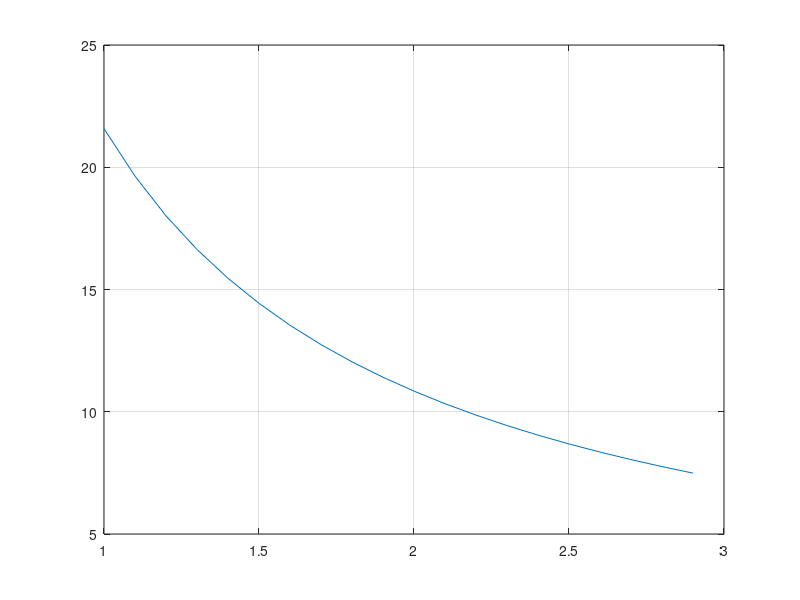

Reproduce this figure in MATLAB.
addpath(pwd)
function resultado = hiperbolica(suman,sumax,sumay,sumaX, sumaY, sumaX2,sumaXY)
    matrizCoef=[sumaX2 sumaX ; sumaX suman];
    matrizInv= inv(matrizCoef);
    terminosInd = [sumaXY;sumaY];
    AB = matrizInv*(terminosInd);
    a = 1/AB(2);
    b = AB(1)/a;
   resultado = [a,b];

endfunction 

  
  function graficarHiperbolica(x1, x2, a, b)
  x = x1:0.1:x2;
  y = a ./(b+x);
  plot(x,y);  
  grid

endfunction

%Ejemplo de clase
res = hiperbolica(4, 10, 32, 2.083, 0.642,1.424,0.409);
printf("Y = %d  / (%d+X)\n", res(1), res(2));
graficarHiperbolica(1, 2.9, res(1), res(2));